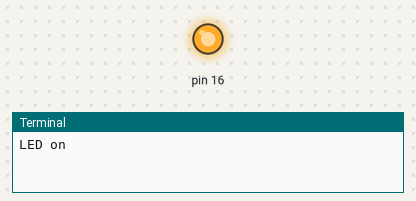
Simulated run of this program. Board: Raspberry Pi (header pin numbers). On the bench: output pins drawn as LEDs (lit = HIGH), the last lines printed to the terminal. At 5.0 s the program stops and its outputs stay as they are.

Above: at 0.1 s.
At 5.1 s:
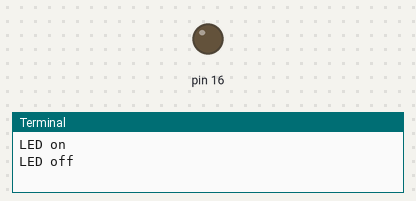
Timing chart, 0 to 6.5 s (numbered marks = the images above):
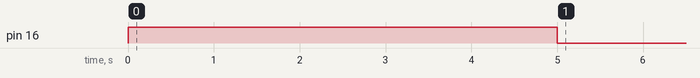

Measured:
- by itself, pin 16: LOW → HIGH at 0.00 s, → LOW 5.0 s later

The program:

LEDtesting.py
```python
import RPi.GPIO as GPIO
import time
GPIO.setmode(GPIO.BOARD)
GPIO.setwarnings(False)

GPIO.setup(16, GPIO.OUT)
print "LED on"
GPIO.output(16, GPIO.HIGH)
time.sleep(5)
print "LED off"
GPIO.output(16, GPIO.LOW)
```
